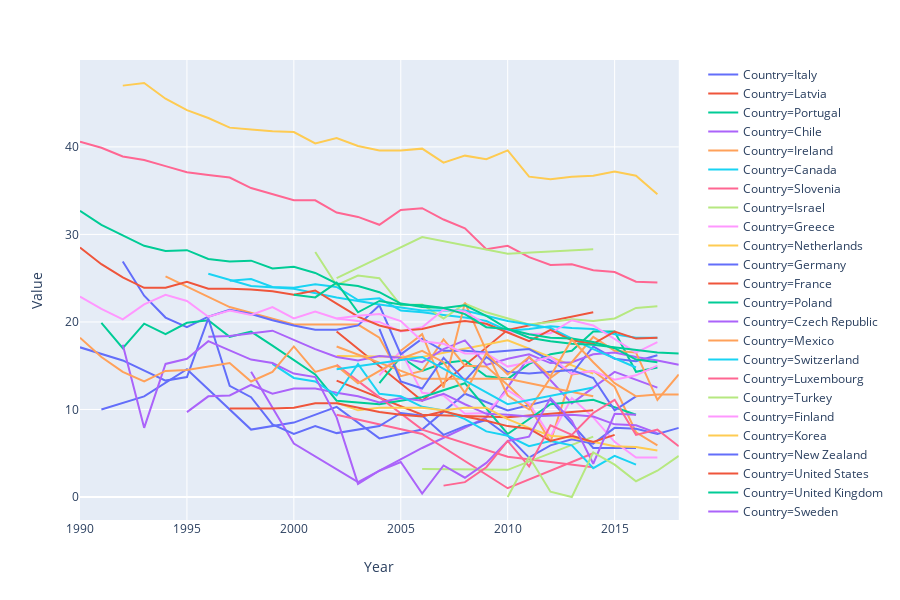

The notebook cell this image was saved under:
### Code cell
px.line(family_df[family_df['Indicator'] == 'Gender wage gap (median) for full-time employees'], x='Year', y='Value', color='Country')

### Figure 1 — Plotly figure (JSON) as saved in the notebook; plotly's stock layout.template omitted (floating-point values rounded to 4 significant figures)
{"data": [{"hoverlabel": {"namelength": 0}, "hovertemplate": "Country=Italy<br>Year=%{x}<br>Value=%{y}", "legendgroup": "Country=Italy", "line": {"color": "#636efa", "dash": "solid"}, "mode": "lines", "name": "Country=Italy", "showlegend": true, "type": "scatter", "x": [1991, 1993, 1995, 1998, 2000, 2002, 2004, 2006, 2008, 2010, 2012, 2014, 2016], "xaxis": "x", "y": [10, 11.5, 14.6, 7.7, 8.5, 10.3, 6.7, 7.7, 11.8, 9.9, 11.1, 5.6, 5.6], "yaxis": "y"}, {"hoverlabel": {"namelength": 0}, "hovertemplate": "Country=Latvia<br>Year=%{x}<br>Value=%{y}", "legendgroup": "Country=Latvia", "line": {"color": "#EF553B", "dash": "solid"}, "mode": "lines", "name": "Country=Latvia", "showlegend": true, "type": "scatter", "x": [2002, 2006, 2010, 2014], "xaxis": "x", "y": [18.9, 11, 19.1, 21.1], "yaxis": "y"}, {"hoverlabel": {"namelength": 0}, "hovertemplate": "Country=Portugal<br>Year=%{x}<br>Value=%{y}", "legendgroup": "Country=Portugal", "line": {"color": "#00cc96", "dash": "solid"}, "mode": "lines", "name": "Country=Portugal", "showlegend": true, "type": "scatter", "x": [2004, 2005, 2006, 2007, 2008, 2009, 2010, 2011, 2012, 2013, 2014, 2015, 2016, 2017], "xaxis": "x", "y": [13, 16, 14.4, 15.3, 15.6, 13.8, 13.5, 15.2, 16.3, 16.7, 18.9, 18.9, 14.3, 14.8], "yaxis": "y"}, {"hoverlabel": {"namelength": 0}, "hovertemplate": "Country=Chile<br>Year=%{x}<br>Value=%{y}", "legendgroup": "Country=Chile", "line": {"color": "#ab63fa", "dash": "solid"}, "mode": "lines", "name": "Country=Chile", "showlegend": true, "type": "scatter", "x": [1998, 2000, 2003, 2006, 2009, 2011, 2013, 2015, 2017], "xaxis": "x", "y": [14.3, 6.1, 1.7, 5.6, 9.1, 16, 10.7, 14.3, 12.5], "yaxis": "y"}, {"hoverlabel": {"namelength": 0}, "hovertemplate": "Country=Ireland<br>Year=%{x}<br>Value=%{y}", "legendgroup": "Country=Ireland", "line": {"color": "#FFA15A", "dash": "solid"}, "mode": "lines", "name": "Country=Ireland", "showlegend": true, "type": "scatter", "x": [1994, 1997, 2000, 2003, 2004, 2005, 2006, 2007, 2008, 2009, 2010, 2011, 2012, 2013, 2014, 2015, 2016, 2017], "xaxis": "x", "y": [25.2, 21.7, 19.7, 19.7, 18.2, 13.8, 14.4, 18, 15, 14.9, 12.8, 10.4, 6.3, 14, 14.4, 12.6, 7.4, 5.9], "yaxis": "y"}, {"hoverlabel": {"namelength": 0}, "hovertemplate": "Country=Canada<br>Year=%{x}<br>Value=%{y}", "legendgroup": "Country=Canada", "line": {"color": "#19d3f3", "dash": "solid"}, "mode": "lines", "name": "Country=Canada", "showlegend": true, "type": "scatter", "x": [1997, 1998, 1999, 2000, 2001, 2002, 2003, 2004, 2005, 2006, 2007, 2008, 2009, 2010, 2011, 2012, 2013, 2014, 2015, 2016, 2017], "xaxis": "x", "y": [24.7, 24.9, 24, 23.9, 24.3, 24, 22.5, 22.7, 21.3, 21.1, 20.8, 20.5, 20.1, 19, 19.2, 19.5, 19.3, 19.2, 18.6, 18.2, 18.2], "yaxis": "y"}, {"hoverlabel": {"namelength": 0}, "hovertemplate": "Country=Slovenia<br>Year=%{x}<br>Value=%{y}", "legendgroup": "Country=Slovenia", "line": {"color": "#FF6692", "dash": "solid"}, "mode": "lines", "name": "Country=Slovenia", "showlegend": true, "type": "scatter", "x": [2002, 2006, 2010, 2014], "xaxis": "x", "y": [9.4, 7.2, 1, 5], "yaxis": "y"}, {"hoverlabel": {"namelength": 0}, "hovertemplate": "Country=Israel<br>Year=%{x}<br>Value=%{y}", "legendgroup": "Country=Israel", "line": {"color": "#B6E880", "dash": "solid"}, "mode": "lines", "name": "Country=Israel", "showlegend": true, "type": "scatter", "x": [2001, 2002, 2003, 2004, 2005, 2006, 2007, 2008, 2009, 2010, 2011, 2012, 2013, 2014, 2015, 2016, 2017], "xaxis": "x", "y": [28, 24.2, 25.3, 25, 21.9, 22, 20.4, 22.1, 21.1, 20.4, 19.7, 20, 20.3, 20.1, 20.4, 21.6, 21.8], "yaxis": "y"}, {"hoverlabel": {"namelength": 0}, "hovertemplate": "Country=Greece<br>Year=%{x}<br>Value=%{y}", "legendgroup": "Country=Greece", "line": {"color": "#FF97FF", "dash": "solid"}, "mode": "lines", "name": "Country=Greece", "showlegend": true, "type": "scatter", "x": [2004, 2005, 2006, 2007, 2008, 2009, 2010, 2011, 2012, 2013, 2014, 2015, 2016, 2017], "xaxis": "x", "y": [13.9, 16.7, 11.9, 11.6, 9.5, 9.6, 12.2, 10.7, 6.9, 11.3, 9.1, 6.3, 4.5, 4.5], "yaxis": "y"}, {"hoverlabel": {"namelength": 0}, "hovertemplate": "Country=Netherlands<br>Year=%{x}<br>Value=%{y}", "legendgroup": "Country=Netherlands", "line": {"color": "#FECB52", "dash": "solid"}, "mode": "lines", "name": "Country=Netherlands", "showlegend": true, "type": "scatter", "x": [2002, 2006, 2010, 2014], "xaxis": "x", "y": [16.1, 16, 17.9, 14.1], "yaxis": "y"}, {"hoverlabel": {"namelength": 0}, "hovertemplate": "Country=Germany<br>Year=%{x}<br>Value=%{y}", "legendgroup": "Country=Germany", "line": {"color": "#636efa", "dash": "solid"}, "mode": "lines", "name": "Country=Germany", "showlegend": true, "type": "scatter", "x": [1992, 1993, 1994, 1995, 1996, 1997, 1998, 1999, 2000, 2001, 2002, 2003, 2004, 2005, 2006, 2007, 2008, 2009, 2010, 2011, 2012, 2013, 2014, 2015, 2016, 2017], "xaxis": "x", "y": [26.9, 23, 20.5, 19.4, 20.6, 21.4, 20.9, 20.2, 19.6, 19.1, 19.1, 19.6, 21.9, 16.3, 18.1, 16.7, 16.7, 16.5, 16.7, 16.9, 15.6, 14.1, 17.2, 15.8, 15.5, 16.2], "yaxis": "y"}, {"hoverlabel": {"namelength": 0}, "hovertemplate": "Country=France<br>Year=%{x}<br>Value=%{y}", "legendgroup": "Country=France", "line": {"color": "#EF553B", "dash": "solid"}, "mode": "lines", "name": "Country=France", "showlegend": true, "type": "scatter", "x": [2002, 2006, 2010, 2014], "xaxis": "x", "y": [13.3, 9.4, 9.1, 9.9], "yaxis": "y"}, {"hoverlabel": {"namelength": 0}, "hovertemplate": "Country=Poland<br>Year=%{x}<br>Value=%{y}", "legendgroup": "Country=Poland", "line": {"color": "#00cc96", "dash": "solid"}, "mode": "lines", "name": "Country=Poland", "showlegend": true, "type": "scatter", "x": [1991, 1992, 1993, 1994, 1995, 1996, 1997, 1998, 1999, 2001, 2002, 2004, 2006, 2008, 2010, 2012, 2014, 2016], "xaxis": "x", "y": [19.9, 17, 19.8, 18.6, 19.9, 20.2, 18.3, 18.9, 17.3, 14, 11, 10.6, 11.4, 13, 7.2, 10.6, 11.1, 9.4], "yaxis": "y"}, {"hoverlabel": {"namelength": 0}, "hovertemplate": "Country=Czech Republic<br>Year=%{x}<br>Value=%{y}", "legendgroup": "Country=Czech Republic", "line": {"color": "#ab63fa", "dash": "solid"}, "mode": "lines", "name": "Country=Czech Republic", "showlegend": true, "type": "scatter", "x": [1996, 1997, 1999, 2001, 2002, 2003, 2004, 2005, 2006, 2007, 2008, 2009, 2010, 2011, 2012, 2013, 2014, 2015, 2016, 2017, 2018], "xaxis": "x", "y": [18.3, 18.4, 19, 16.9, 16, 15.6, 16.1, 15.9, 15.4, 16.9, 17.9, 15.1, 15.8, 16.3, 15.3, 15.4, 16.3, 16.5, 16, 15.6, 15.1], "yaxis": "y"}, {"hoverlabel": {"namelength": 0}, "hovertemplate": "Country=Mexico<br>Year=%{x}<br>Value=%{y}", "legendgroup": "Country=Mexico", "line": {"color": "#FFA15A", "dash": "solid"}, "mode": "lines", "name": "Country=Mexico", "showlegend": true, "type": "scatter", "x": [2005, 2006, 2007, 2008, 2009, 2010, 2011, 2012, 2013, 2014, 2015, 2016, 2017, 2018], "xaxis": "x", "y": [16.7, 18.6, 12.5, 22.2, 16.7, 11.6, 10, 13.6, 15.4, 18.3, 16.7, 16.5, 11.1, 14], "yaxis": "y"}, {"hoverlabel": {"namelength": 0}, "hovertemplate": "Country=Switzerland<br>Year=%{x}<br>Value=%{y}", "legendgroup": "Country=Switzerland", "line": {"color": "#19d3f3", "dash": "solid"}, "mode": "lines", "name": "Country=Switzerland", "showlegend": true, "type": "scatter", "x": [1996, 1998, 2000, 2002, 2004, 2006, 2008, 2010, 2012, 2014, 2016], "xaxis": "x", "y": [25.5, 24.1, 23.8, 22.8, 22, 21.3, 21.3, 20.1, 19.3, 16.9, 14.8], "yaxis": "y"}, {"hoverlabel": {"namelength": 0}, "hovertemplate": "Country=Luxembourg<br>Year=%{x}<br>Value=%{y}", "legendgroup": "Country=Luxembourg", "line": {"color": "#FF6692", "dash": "solid"}, "mode": "lines", "name": "Country=Luxembourg", "showlegend": true, "type": "scatter", "x": [2002, 2006, 2010, 2014], "xaxis": "x", "y": [15.1, 7.7, 4.6, 3.4], "yaxis": "y"}, {"hoverlabel": {"namelength": 0}, "hovertemplate": "Country=Turkey<br>Year=%{x}<br>Value=%{y}", "legendgroup": "Country=Turkey", "line": {"color": "#B6E880", "dash": "solid"}, "mode": "lines", "name": "Country=Turkey", "showlegend": true, "type": "scatter", "x": [2006, 2010, 2014], "xaxis": "x", "y": [3.2, 3.1, 6.9], "yaxis": "y"}, {"hoverlabel": {"namelength": 0}, "hovertemplate": "Country=Finland<br>Year=%{x}<br>Value=%{y}", "legendgroup": "Country=Finland", "line": {"color": "#FF97FF", "dash": "solid"}, "mode": "lines", "name": "Country=Finland", "showlegend": true, "type": "scatter", "x": [1990, 1991, 1992, 1993, 1994, 1995, 1996, 1997, 1998, 1999, 2000, 2001, 2002, 2003, 2004, 2005, 2006, 2007, 2008, 2009, 2010, 2011, 2012, 2013, 2014, 2015, 2016, 2017], "xaxis": "x", "y": [22.9, 21.5, 20.3, 22, 23.1, 22.4, 20.6, 21.3, 20.8, 21.7, 20.4, 21.2, 20.4, 20.1, 20, 18.9, 19.4, 21.4, 21.2, 19.7, 18.9, 18.6, 18.7, 20.2, 19.6, 18.1, 16.5, 17.7], "yaxis": "y"}, {"hoverlabel": {"namelength": 0}, "hovertemplate": "Country=Korea<br>Year=%{x}<br>Value=%{y}", "legendgroup": "Country=Korea", "line": {"color": "#FECB52", "dash": "solid"}, "mode": "lines", "name": "Country=Korea", "showlegend": true, "type": "scatter", "x": [1992, 1993, 1994, 1995, 1996, 1997, 1998, 1999, 2000, 2001, 2002, 2003, 2004, 2005, 2006, 2007, 2008, 2009, 2010, 2011, 2012, 2013, 2014, 2015, 2016, 2017], "xaxis": "x", "y": [47, 47.3, 45.5, 44.2, 43.3, 42.2, 42, 41.8, 41.7, 40.4, 41, 40.1, 39.6, 39.6, 39.8, 38.2, 39, 38.6, 39.6, 36.6, 36.3, 36.6, 36.7, 37.2, 36.7, 34.6], "yaxis": "y"}, {"hoverlabel": {"namelength": 0}, "hovertemplate": "Country=New Zealand<br>Year=%{x}<br>Value=%{y}", "legendgroup": "Country=New Zealand", "line": {"color": "#636efa", "dash": "solid"}, "mode": "lines", "name": "Country=New Zealand", "showlegend": true, "type": "scatter", "x": [1990, 1992, 1994, 1995, 1996, 1997, 1998, 1999, 2000, 2001, 2002, 2003, 2004, 2005, 2006, 2007, 2008, 2009, 2010, 2011, 2012, 2013, 2014, 2015, 2016, 2017, 2018], "xaxis": "x", "y": [17.1, 15.6, 13.3, 13.7, 20.4, 12.7, 11.4, 8.3, 7.2, 8.1, 7.3, 7.7, 8.1, 9.6, 9.3, 7.1, 8.1, 8.8, 7, 4.5, 5.9, 6.6, 6.1, 7.9, 7.8, 7.2, 7.9], "yaxis": "y"}, {"hoverlabel": {"namelength": 0}, "hovertemplate": "Country=United States<br>Year=%{x}<br>Value=%{y}", "legendgroup": "Country=United States", "line": {"color": "#EF553B", "dash": "solid"}, "mode": "lines", "name": "Country=United States", "showlegend": true, "type": "scatter", "x": [1990, 1991, 1992, 1993, 1994, 1995, 1996, 1997, 1998, 1999, 2000, 2001, 2002, 2003, 2004, 2005, 2006, 2007, 2008, 2009, 2010, 2011, 2012, 2013, 2014, 2015, 2016, 2017], "xaxis": "x", "y": [28.5, 26.6, 25.1, 23.9, 23.9, 24.6, 23.8, 23.8, 23.7, 23.5, 23.1, 23.6, 22.1, 20.6, 19.6, 19, 19.2, 19.8, 20.1, 19.8, 18.8, 17.8, 19.1, 17.9, 17.5, 18.9, 18.1, 18.2], "yaxis": "y"}, {"hoverlabel": {"namelength": 0}, "hovertemplate": "Country=United Kingdom<br>Year=%{x}<br>Value=%{y}", "legendgroup": "Country=United Kingdom", "line": {"color": "#00cc96", "dash": "solid"}, "mode": "lines", "name": "Country=United Kingdom", "showlegend": true, "type": "scatter", "x": [1990, 1991, 1992, 1993, 1994, 1995, 1996, 1997, 1998, 1999, 2000, 2001, 2002, 2003, 2004, 2005, 2006, 2007, 2008, 2009, 2010, 2011, 2012, 2013, 2014, 2015, 2016, 2017, 2018], "xaxis": "x", "y": [32.7, 31.1, 29.9, 28.7, 28.1, 28.2, 27.2, 26.9, 27, 26.1, 26.3, 25.6, 24.4, 24.1, 23.4, 22.1, 21.7, 21.6, 21.9, 20.7, 19.2, 18.2, 17.8, 17.5, 17.4, 17.1, 16.8, 16.5, 16.4], "yaxis": "y"}, {"hoverlabel": {"namelength": 0}, "hovertemplate": "Country=Sweden<br>Year=%{x}<br>Value=%{y}", "legendgroup": "Country=Sweden", "line": {"color": "#ab63fa", "dash": "solid"}, "mode": "lines", "name": "Country=Sweden", "showlegend": true, "type": "scatter", "x": [1995, 1996, 1997, 1998, 1999, 2000, 2001, 2002, 2003, 2004, 2005, 2006, 2007, 2008, 2009, 2010, 2011, 2012, 2013, 2014, 2015, 2016, 2017], "xaxis": "x", "y": [9.7, 11.5, 11.6, 12.8, 11.8, 12.4, 12.4, 11.9, 11.5, 10.8, 11.3, 11, 11.8, 10.6, 9.5, 9.4, 9.2, 9.3, 9.4, 9.2, 8.3, 8.2, 7.3], "yaxis": "y"}, {"hoverlabel": {"namelength": 0}, "hovertemplate": "Country=Spain<br>Year=%{x}<br>Value=%{y}", "legendgroup": "Country=Spain", "line": {"color": "#FFA15A", "dash": "solid"}, "mode": "lines", "name": "Country=Spain", "showlegend": true, "type": "scatter", "x": [2002, 2006, 2010, 2014], "xaxis": "x", "y": [17.2, 13.5, 13.5, 11.5], "yaxis": "y"}, {"hoverlabel": {"namelength": 0}, "hovertemplate": "Country=Belgium<br>Year=%{x}<br>Value=%{y}", "legendgroup": "Country=Belgium", "line": {"color": "#19d3f3", "dash": "solid"}, "mode": "lines", "name": "Country=Belgium", "showlegend": true, "type": "scatter", "x": [1999, 2000, 2001, 2002, 2003, 2004, 2005, 2006, 2007, 2008, 2009, 2010, 2011, 2012, 2013, 2014, 2015, 2016], "xaxis": "x", "y": [15.2, 13.6, 13.2, 11.6, 15.2, 11.8, 11.5, 10.3, 9.9, 8.9, 7.5, 7, 5.8, 6.4, 5.9, 3.3, 4.7, 3.7], "yaxis": "y"}, {"hoverlabel": {"namelength": 0}, "hovertemplate": "Country=Japan<br>Year=%{x}<br>Value=%{y}", "legendgroup": "Country=Japan", "line": {"color": "#FF6692", "dash": "solid"}, "mode": "lines", "name": "Country=Japan", "showlegend": true, "type": "scatter", "x": [1990, 1991, 1992, 1993, 1994, 1995, 1996, 1997, 1998, 1999, 2000, 2001, 2002, 2003, 2004, 2005, 2006, 2007, 2008, 2009, 2010, 2011, 2012, 2013, 2014, 2015, 2016, 2017], "xaxis": "x", "y": [40.6, 39.9, 38.9, 38.5, 37.8, 37.1, 36.8, 36.5, 35.3, 34.6, 33.9, 33.9, 32.5, 32, 31.1, 32.8, 33, 31.7, 30.7, 28.3, 28.7, 27.4, 26.5, 26.6, 25.9, 25.7, 24.6, 24.5], "yaxis": "y"}, {"hoverlabel": {"namelength": 0}, "hovertemplate": "Country=Estonia<br>Year=%{x}<br>Value=%{y}", "legendgroup": "Country=Estonia", "line": {"color": "#B6E880", "dash": "solid"}, "mode": "lines", "name": "Country=Estonia", "showlegend": true, "type": "scatter", "x": [2002, 2006, 2010, 2014], "xaxis": "x", "y": [25, 29.7, 27.8, 28.3], "yaxis": "y"}, {"hoverlabel": {"namelength": 0}, "hovertemplate": "Country=Slovak Republic<br>Year=%{x}<br>Value=%{y}", "legendgroup": "Country=Slovak Republic", "line": {"color": "#FF97FF", "dash": "solid"}, "mode": "lines", "name": "Country=Slovak Republic", "showlegend": true, "type": "scatter", "x": [2002, 2003, 2004, 2005, 2006, 2007, 2008, 2009, 2010, 2011, 2012, 2013, 2014, 2015, 2016, 2017], "xaxis": "x", "y": [20.4, 20.7, 20.9, 20.1, 17.8, 17.5, 16.4, 16.4, 14.9, 15.4, 16, 14.1, 14.4, 13.4, 13.9, 15], "yaxis": "y"}, {"hoverlabel": {"namelength": 0}, "hovertemplate": "Country=Denmark<br>Year=%{x}<br>Value=%{y}", "legendgroup": "Country=Denmark", "line": {"color": "#FECB52", "dash": "solid"}, "mode": "lines", "name": "Country=Denmark", "showlegend": true, "type": "scatter", "x": [2002, 2003, 2004, 2005, 2006, 2007, 2008, 2009, 2010, 2011, 2012, 2013, 2014, 2015, 2016, 2017], "xaxis": "x", "y": [10.8, 9.9, 10.2, 10.2, 10.2, 9.9, 10.2, 10.2, 8.9, 7.9, 7, 6.8, 6.3, 5.8, 5.7, 5.3], "yaxis": "y"}, {"hoverlabel": {"namelength": 0}, "hovertemplate": "Country=Iceland<br>Year=%{x}<br>Value=%{y}", "legendgroup": "Country=Iceland", "line": {"color": "#636efa", "dash": "solid"}, "mode": "lines", "name": "Country=Iceland", "showlegend": true, "type": "scatter", "x": [2004, 2005, 2006, 2007, 2008, 2009, 2010, 2011, 2013, 2014, 2015, 2016], "xaxis": "x", "y": [19.2, 13.2, 12.4, 15.9, 13.3, 16, 14.3, 14.1, 14.5, 13.6, 9.9, 11.5], "yaxis": "y"}, {"hoverlabel": {"namelength": 0}, "hovertemplate": "Country=Norway<br>Year=%{x}<br>Value=%{y}", "legendgroup": "Country=Norway", "line": {"color": "#EF553B", "dash": "solid"}, "mode": "lines", "name": "Country=Norway", "showlegend": true, "type": "scatter", "x": [1997, 1998, 1999, 2000, 2001, 2002, 2003, 2004, 2005, 2006, 2007, 2008, 2009, 2010, 2011, 2012, 2013, 2014, 2015], "xaxis": "x", "y": [10.1, 10.1, 10.1, 10.2, 10.7, 10.7, 10.2, 9.7, 9.4, 9.2, 9.8, 9.2, 8.7, 8.1, 7.8, 6.4, 7, 6.3, 7.1], "yaxis": "y"}, {"hoverlabel": {"namelength": 0}, "hovertemplate": "Country=Austria<br>Year=%{x}<br>Value=%{y}", "legendgroup": "Country=Austria", "line": {"color": "#00cc96", "dash": "solid"}, "mode": "lines", "name": "Country=Austria", "showlegend": true, "type": "scatter", "x": [2000, 2001, 2002, 2003, 2004, 2005, 2006, 2007, 2008, 2009, 2010, 2011, 2012, 2013, 2014, 2015, 2016, 2017], "xaxis": "x", "y": [23.1, 22.8, 24.5, 21.1, 22.4, 22, 21.9, 21.6, 20.9, 19.4, 19.2, 18.6, 18.2, 18.1, 17.7, 17, 15.7, 15.4], "yaxis": "y"}, {"hoverlabel": {"namelength": 0}, "hovertemplate": "Country=Hungary<br>Year=%{x}<br>Value=%{y}", "legendgroup": "Country=Hungary", "line": {"color": "#ab63fa", "dash": "solid"}, "mode": "lines", "name": "Country=Hungary", "showlegend": true, "type": "scatter", "x": [1992, 1993, 1994, 1995, 1996, 1998, 1999, 2000, 2001, 2002, 2003, 2004, 2005, 2006, 2007, 2008, 2009, 2010, 2011, 2012, 2013, 2014, 2015, 2016], "xaxis": "x", "y": [17.4, 7.9, 15.2, 15.8, 17.8, 15.7, 15.3, 14.1, 13.7, 9.1, 1.5, 3, 4, 0.4, 3.6, 2.2, 3.9, 6.4, 6.9, 11.3, 8.7, 3.8, 9.5, 9.4], "yaxis": "y"}, {"hoverlabel": {"namelength": 0}, "hovertemplate": "Country=Australia<br>Year=%{x}<br>Value=%{y}", "legendgroup": "Country=Australia", "line": {"color": "#FFA15A", "dash": "solid"}, "mode": "lines", "name": "Country=Australia", "showlegend": true, "type": "scatter", "x": [1990, 1991, 1992, 1993, 1994, 1995, 1997, 1998, 1999, 2000, 2001, 2002, 2003, 2004, 2005, 2006, 2007, 2008, 2009, 2010, 2011, 2012, 2013, 2014, 2015, 2016, 2017, 2018], "xaxis": "x", "y": [18.2, 16, 14.3, 13.2, 14.4, 14.5, 15.3, 13.2, 14.3, 17.2, 14.3, 15, 13, 14.4, 15.8, 16.7, 15.4, 11.9, 16.4, 14, 16, 13.8, 18, 15.4, 13, 11.5, 11.7, 11.7], "yaxis": "y"}, {"hoverlabel": {"namelength": 0}, "hovertemplate": "Country=Lithuania<br>Year=%{x}<br>Value=%{y}", "legendgroup": "Country=Lithuania", "line": {"color": "#19d3f3", "dash": "solid"}, "mode": "lines", "name": "Country=Lithuania", "showlegend": true, "type": "scatter", "x": [2002, 2006, 2010, 2014], "xaxis": "x", "y": [14.6, 16, 10.6, 12.5], "yaxis": "y"}, {"hoverlabel": {"namelength": 0}, "hovertemplate": "Country=Colombia<br>Year=%{x}<br>Value=%{y}", "legendgroup": "Country=Colombia", "line": {"color": "#FF6692", "dash": "solid"}, "mode": "lines", "name": "Country=Colombia", "showlegend": true, "type": "scatter", "x": [2007, 2008, 2009, 2010, 2011, 2012, 2013, 2014, 2015, 2016, 2017, 2018], "xaxis": "x", "y": [1.3, 1.7, 3.4, 6.4, 3.5, 8.2, 7.1, 9.6, 11.1, 7.1, 7.7, 5.8], "yaxis": "y"}, {"hoverlabel": {"namelength": 0}, "hovertemplate": "Country=Costa Rica<br>Year=%{x}<br>Value=%{y}", "legendgroup": "Country=Costa Rica", "line": {"color": "#B6E880", "dash": "solid"}, "mode": "lines", "name": "Country=Costa Rica", "showlegend": true, "type": "scatter", "x": [2010, 2011, 2012, 2013, 2014, 2015, 2016, 2017, 2018], "xaxis": "x", "y": [0, 4.6, 0.6, 0, 5.1, 3.7, 1.8, 3, 4.7], "yaxis": "y"}], "layout": {"height": 600, "legend": {"tracegroupgap": 0}, "margin": {"t": 60}, "xaxis": {"anchor": "y", "domain": [0, 0.98], "title": {"text": "Year"}}, "yaxis": {"anchor": "x", "domain": [0, 1], "title": {"text": "Value"}}}}
